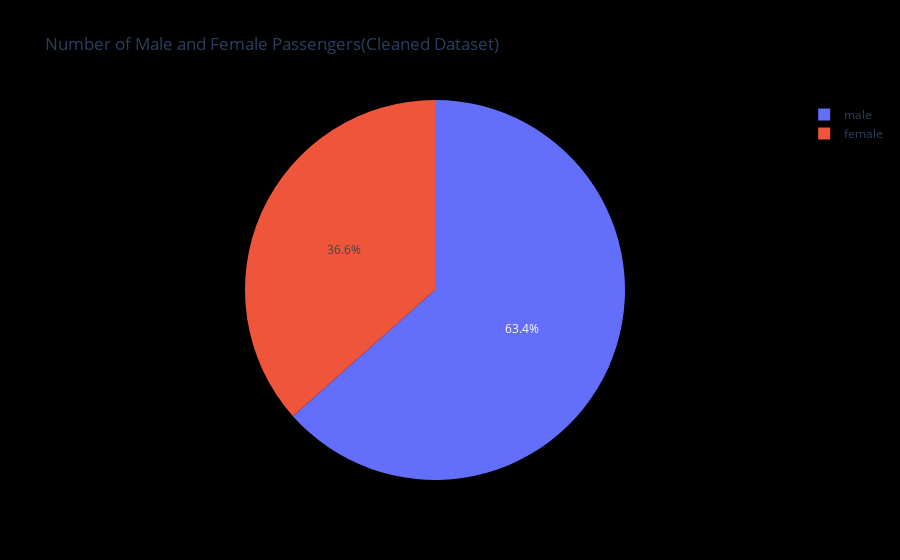

Notebook source saved alongside this figure:
### Code cell
fig = px.pie(labels=sex_count.index,
            values=sex_count.Sex,
            names=sex_count.index,
            title='Number of Male and Female Passengers(Cleaned Dataset)')
fig.update_layout({'plot_bgcolor': 'black',
                   'paper_bgcolor': 'black'})
fig.show()

### Figure 1 — Plotly figure (JSON) as saved in the notebook; plotly's stock layout.template omitted (floating-point values rounded to 4 significant figures)
{"data": [{"domain": {"x": [0, 1], "y": [0, 1]}, "hovertemplate": "label=%{label}<br>value=%{value}<extra></extra>", "labels": ["female", "male"], "legendgroup": "", "name": "", "showlegend": true, "type": "pie", "values": [261, 453]}], "layout": {"legend": {"tracegroupgap": 0}, "paper_bgcolor": "black", "plot_bgcolor": "black", "title": {"text": "Number of Male and Female Passengers(Cleaned Dataset)"}}}
